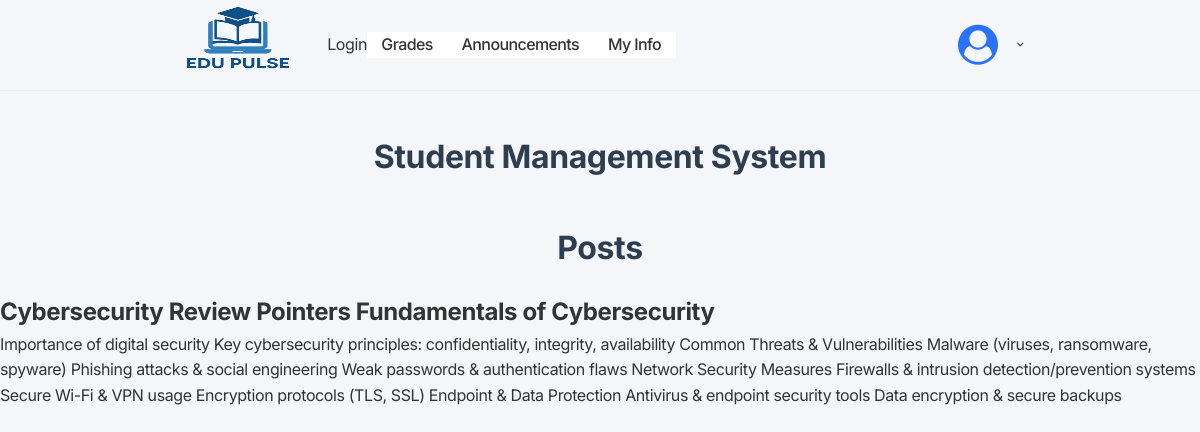
Page /post/ on the committed database.
### app/models.py (models this page shows)
class Post(models.Model):
    title = models.CharField(max_length=200)
    author = models.ForeignKey("auth.User", on_delete=models.CASCADE)
    body = models.TextField()
    created_at = models.DateTimeField(auto_now_add=True)
    def __str__(self):
        return self.title

### app/views.py (the view)
# urls.py: path('post/', PostListView.as_view(), name='post'),
class PostListView(ListView):
    model = Post
    context_object_name = 'posts'
    template_name = 'app/post_list.html'

### app/templates/app/post_list.html
{% extends 'app/base.html' %}
{% block content %}
<h1>Posts</h1>
    {% for post in posts %}
        <div class ="post-entry">
            <h2><a href="{% url 'post_detail' post.pk%}">{{post}}</a></h2>
            <p>{{post.body}}</p>
        </div>
    {% endfor %}
{% endblock %}

### static/css/navbar.css (style rules this page uses)
* { margin: 0; padding: 0; box-sizing: border-box; font-family: "Inter", sans-serif; }
:root { --dark-grey: #333333; --medium-grey: #636363; --light-grey: #eeeeee; --ash: #f4f4f4; --primary-color: #2b72fb; --white: white; --border: 1px solid var(--light-grey); --shadow: rgba(0, 0, 0, 0.05) 0px 6px 24px 0px, rgba(0, 0, 0, 0.08) 0px 0px 0px 1px; }
body { font-family: inherit; background-color: var(--white); color: var(--dark-grey); letter-spacing: -0.4px; }
a { text-decoration: none; color: inherit; }

### app/templates/app/base.html (style rules this page uses)
* { margin: 0; padding: 0; box-sizing: border-box; }
body { font-family: 'Segoe UI', Tahoma, Geneva, Verdana, sans-serif; background-color: #f5f6fa; color: #333; line-height: 1.6; }
h1 { text-align: center; margin: 40px 0 20px; font-size: 32px; color: #2c3e50; }

### rows in the picture
Post: title "Cybersecurity Review Pointers Fundamentals of Cybersecurity", body "Importance of digital security Key cybersecurity principles: confidentiality, integrity, availability Common Threats & Vulnerabilities Malware (viruses, ransomware, spyware) Phishing attacks & social engineering Weak passwords & authentication flaws Network Security Measures Firewalls & intrusion detection/prevention systems Secure Wi-Fi & VPN usage Encryption protocols (TLS, SSL) Endpoint & Data Protection Antivirus & endpoint security tools Data encryption & secure backups"
